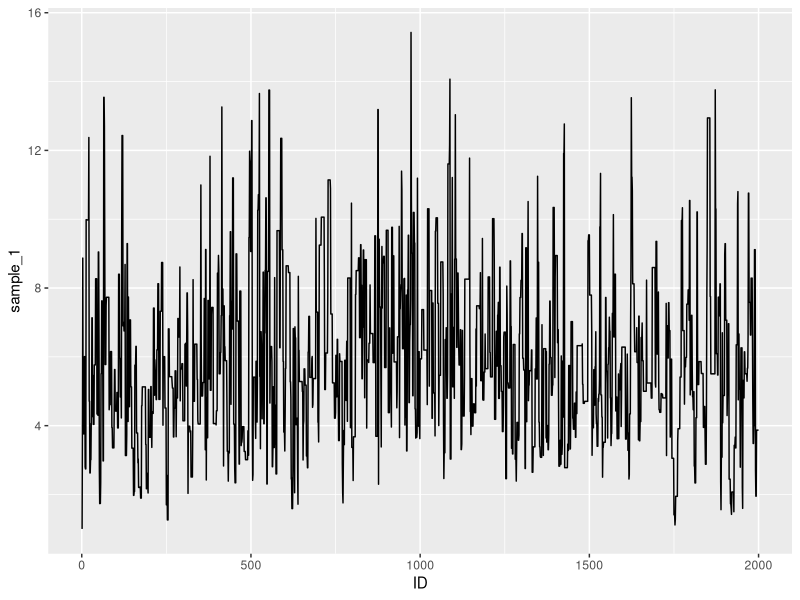
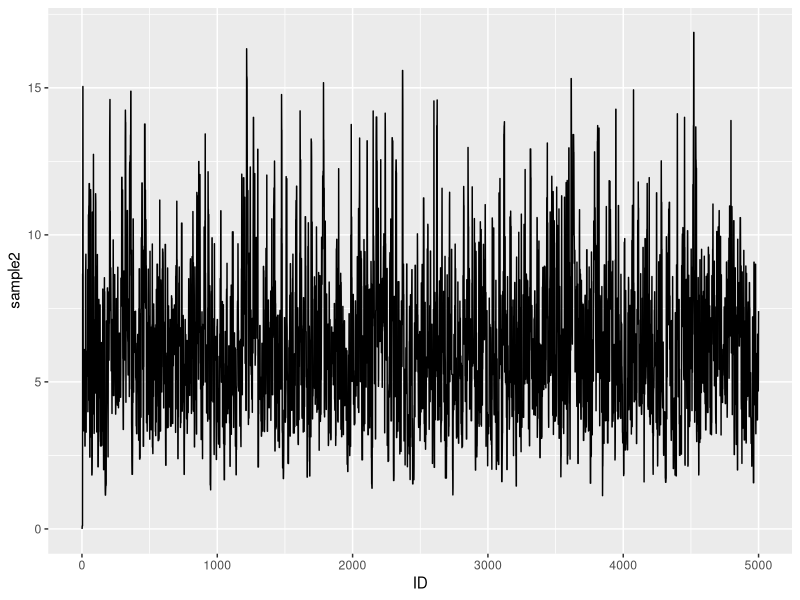
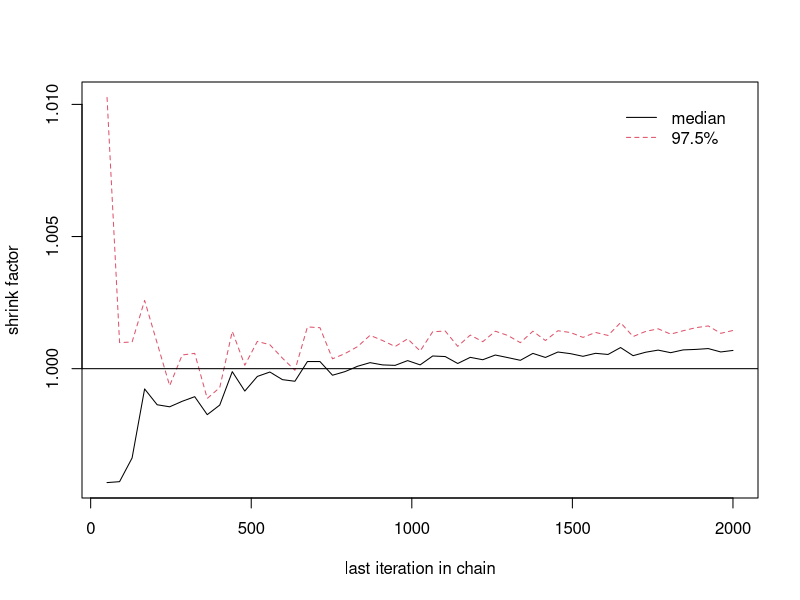

R code for these plots, in order:
## ---- chunk 1
library(ggplot2)
library(coda)
# Target distrubution function
pdf_function <- function(x) x^5*exp(-x)

# Initiate Metropolis-Hastings algorithm
Metro_hast <- function(steps ,starting_point, p ){
  #variable to keep track of our current point. 
  current_point <- starting_point
  
  #Loop to do our calulations
  for(i in 2:steps){
    currentX <- current_point[i-1]
    X_to_evaluate <- rlnorm(1, meanlog = log(currentX) , p)
    Uniform_var <- runif(1)
    
    ratio_numerator <- (pdf_function(X_to_evaluate)* dlnorm(currentX, meanlog = log(X_to_evaluate), p) )
    denominator <- (pdf_function(currentX)*dlnorm(X_to_evaluate,meanlog=log(X_to_evaluate), p))
    
    alpha <- min(1 , ratio_numerator / denominator)
    
    if(Uniform_var <= alpha)current_point[i] <- X_to_evaluate
    
    else current_point[i] <- currentX
  }
 # Return the points
  current_point
  
}

## ---- chunk 2
sample_1<-Metro_hast(2000,1,1)
df_1 <- as.data.frame(sample_1)
df_1$ID <- 1:2000

ggplot(df_1 , aes(x = ID , y = sample_1))+geom_line()

## ---- chunk 3

Metro_hast_chi <- function(steps ,starting_point ){
  #create our vectors 
  current_point <- rep(starting_point, steps)
  
  for(i in 2:steps) {
    
    currentX <- current_point[i-1]
    
    X_to_evaluate <- rchisq(1, df=floor(currentX +1))
    
    Uniform_var <- runif(1)
    
    ratio_numerator <- pdf_function(X_to_evaluate)*dchisq(currentX, df=floor(X_to_evaluate+1))
    
    denominator <- pdf_function(currentX)*dchisq(X_to_evaluate, df=floor(currentX+1))
    
    alpha <- min(1 , ratio_numerator / denominator)

    if(Uniform_var <= alpha)current_point[i] <- X_to_evaluate
    else current_point[i] <- currentX
    
    
    
  }
  current_point
  
  
}

sample2<-Metro_hast_chi(5000,rchisq(1,1))

df_2 <- as.data.frame(sample2)
df_2$ID <- 1:5000

ggplot(df_2 , aes(x = ID , y = sample2))+geom_line()

## ---- chunk 4
one_to_ten <- 1:10

Matrix_1<-matrix(,10,2000)
set.seed(1234)
for(i in 1:10){
  Matrix_1[one_to_ten,] <- Metro_hast_chi(2000, i )
}

Gelman_list <- list()

for (i in 1:10) {
  
  Gelman_list[[i]]<- as.mcmc(Matrix_1[i,])
  
}
gelman.diag(Gelman_list, confidence = 0.95, transform=FALSE, autoburnin=TRUE,
            multivariate=TRUE)



gelman.plot(Gelman_list, bin.width = 10, max.bins = 50,
            confidence = 0.95)
## ---- chunk 5
set.seed(1234)
draw_1 <-Metro_hast(100000,rlnorm(1,0,1),1)
mean(draw_1)

set.seed(1234)
draw_2 <- Metro_hast_chi(100000,rchisq(1,floor(1)))
mean(draw_2)
